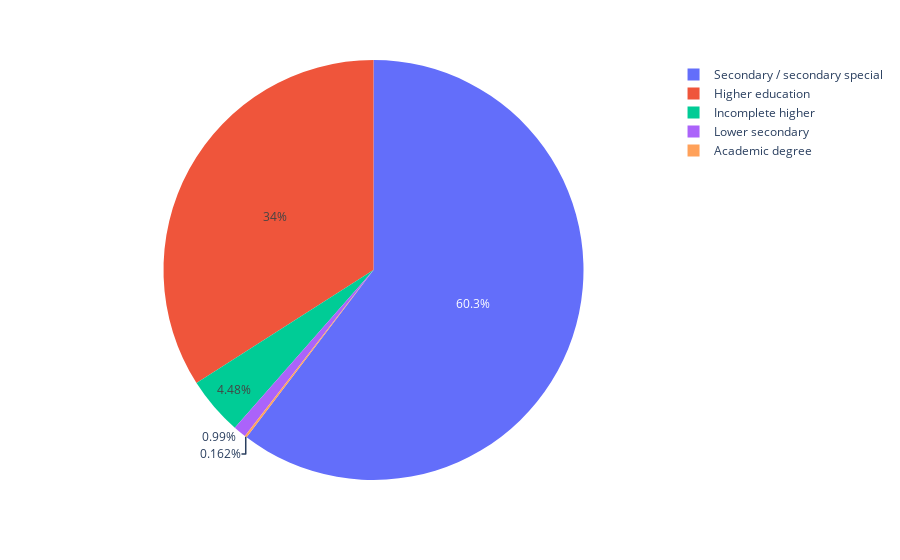

Notebook cell for this chart:
### Code cell
piechart = px.pie(credit, names = 'EDUCATION', values = 'Annual_income')
piechart.show()

### Figure 1 — Plotly figure (JSON) as saved in the notebook; plotly's stock layout.template omitted (floating-point values rounded to 4 significant figures; data arrays with more than 128 entries replaced by an {"elided": "..."} marker saying what was removed)
{"data": [{"domain": {"x": [0, 1], "y": [0, 1]}, "hovertemplate": "EDUCATION=%{label}<br>Annual_income=%{value}<extra></extra>", "labels": {"elided": "1548 str values"}, "legendgroup": "", "name": "", "showlegend": true, "type": "pie", "values": {"elided": "1548 float values"}}], "layout": {"legend": {"tracegroupgap": 0}, "margin": {"t": 60}}}
